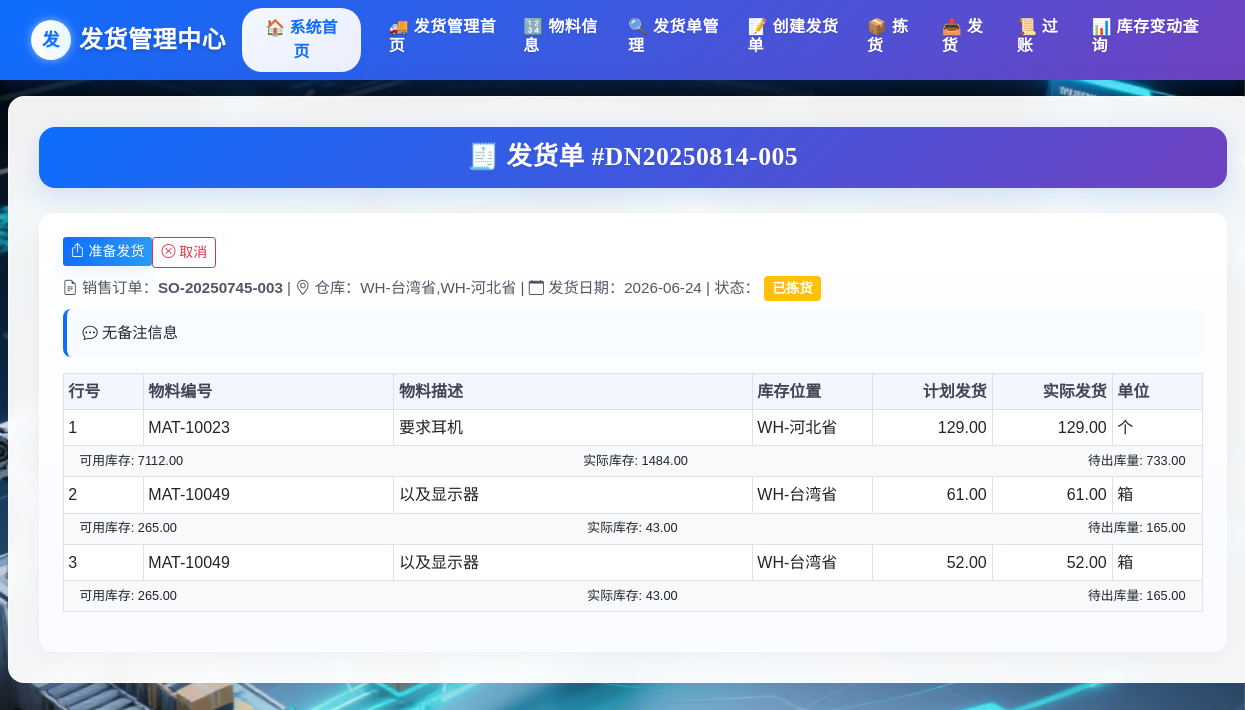
The app's page /delivery/detail/DN20250814-005 (signed in), older data.
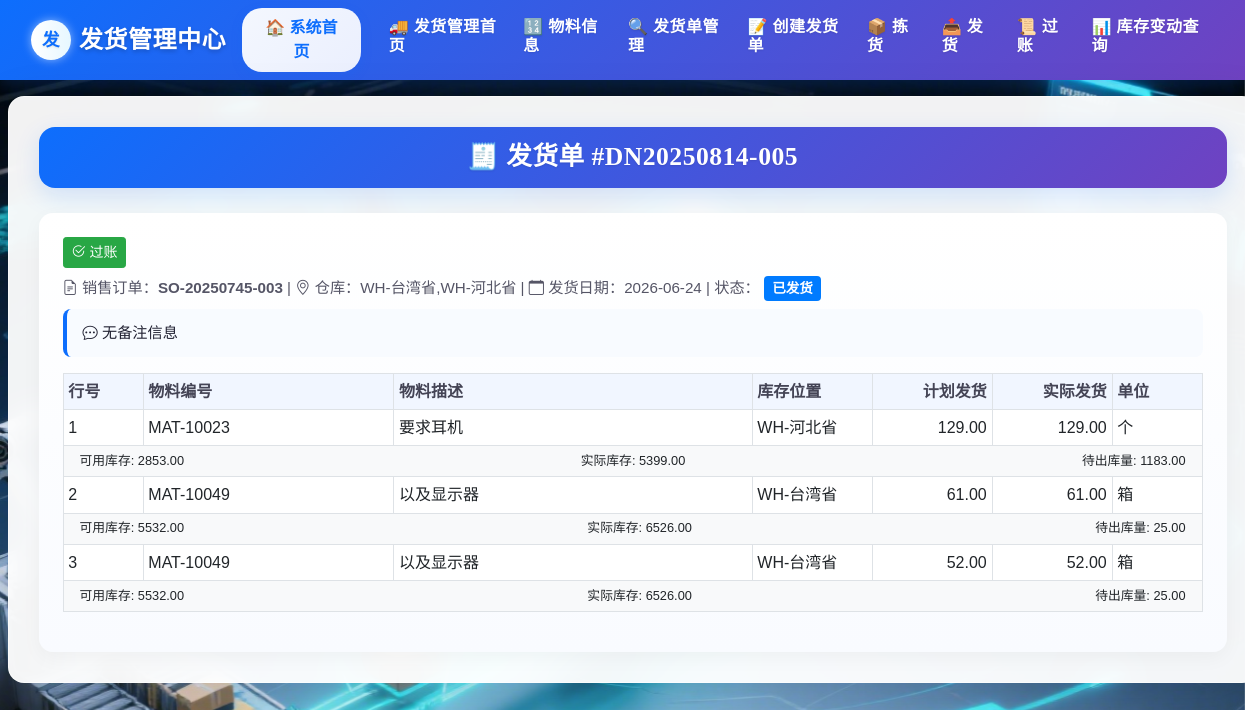
The same page, newer data.
### delivery/models.py (models this page shows, shortened)
class DeliveryNote(db.Model):
    __tablename__ = 'DeliveryNote'
    delivery_note_id = db.Column(db.String(255), primary_key=True)
    picking_task_id = db.Column(db.String(255), db.ForeignKey('PickingTask.task_id'), nullable=False)
    sales_order_id = db.Column(db.String(255), db.ForeignKey('SalesOrder.sales_order_id'), nullable=False)
    delivery_date = db.Column(db.DateTime, nullable=False)
    warehouse_code = db.Column(db.String(255), nullable=False)
    status = db.Column(db.Enum(
        '已创建',
        '已拣货',
        '已发货',
        '已过账',
        '已取消'
    ), default='已创建', nullable=False)
    posted_by = db.Column(db.String(255))
    posted_at = db.Column(db.DateTime)
    created_by = db.Column(db.String(255))
    remarks = db.Column(db.Text)
    items = db.relationship('DeliveryItem', backref='delivery_note', cascade='all, delete-orphan', lazy=True)
    sales_order = db.relationship('SalesOrder', backref='delivery_notes')
    picking_task = db.relationship('PickingTask', backref='delivery_note')
    VALID_TRANSITIONS = {
    '已创建': ['已拣货', '已取消'],
    '已拣货': ['已发货', '已取消'],
    '已发货': ['已过账'],
    '已过账': [],
    '已取消': []
    }

class DeliveryItem(db.Model):
    __tablename__ = 'DeliveryItem'
    delivery_note_id = db.Column(db.String(255), db.ForeignKey('DeliveryNote.delivery_note_id'), primary_key=True)
    item_no = db.Column(db.Integer, primary_key=True)
    sales_order_item_no = db.Column(db.Integer, nullable=False)
    material_id = db.Column(db.String(255), db.ForeignKey('Inventory.material_id'), nullable=False)
    planned_delivery_quantity = db.Column(db.Numeric(18, 4))
    actual_delivery_quantity = db.Column(db.Numeric(18, 4))
    unit = db.Column(db.String(50))
    material = db.relationship('Inventory')

class Inventory(db.Model):
    __tablename__ = 'Inventory'
    material_id = db.Column(db.String(255), primary_key=True, comment='物料编号')
    description = db.Column(db.String(255), nullable=False, comment='物料描述')
    base_unit = db.Column(db.String(255), nullable=False, comment='基本计量单位')
    storage_location = db.Column(db.String(255), nullable=False, comment='存储位置')
    available_stock = db.Column(db.Numeric(18, 4), nullable=False, server_default=text('0'), comment='可用库存数量')
    physical_stock  = db.Column(db.Numeric(18, 4), nullable=False, server_default=text('0'), comment='账面总库存')
    allocated_stock = db.Column(db.Numeric(18, 4), nullable=False, server_default=text('0'), comment='已分配库存')
    pending_outbound= db.Column(db.Numeric(18, 4), nullable=False, server_default=text('0'), comment='待出库量')

### delivery/views.py (the view)
@delivery_bp.route('/detail/<delivery_id>')
@login_required
def delivery_detail(delivery_id):
    delivery = DeliveryNote.query.get_or_404(delivery_id)
    return render_template('delivery/delivery_detail.html', delivery=delivery)

### app.py (called while the page is built)
@login_manager.user_loader
def load_user(user_id):
    return User.query.get(user_id)

### templates/delivery/delivery_detail.html (shortened to what this page needs)
{% extends 'delivery/base.html' %}
{% block content %}
<div class="form-title-container">
    <h1 class="form-title">
      🧾 发货单 #{{ delivery.delivery_note_id }}
    </h1>
  </div>
<div class="card-detail">
  <div class="d-flex justify-content-between align-items-center mb-2">
  <div class="btn-toolbar">
      {% if delivery.status == '已创建' %}
        <a href="{{ url_for('delivery.edit_delivery', delivery_id=delivery.delivery_note_id) }}" class="btn btn-outline-secondary btn-sm"><i class="bi bi-pencil"></i>编辑发货单</a>
        <a href="{{ url_for('delivery.picking_task_detail', task_id=delivery.picking_task_id) }}" class="btn btn-warning btn-sm"><i class="bi bi-box-seam"></i> 拣货任务详情</a>
        <a href="{{ url_for('delivery.cancel_delivery', delivery_id=delivery.delivery_note_id) }}" class="btn btn-outline-danger btn-sm"><i class="bi bi-x-circle"></i>取消发货单</a>
      {% elif delivery.status == '已拣货' %}
        <form action="{{ url_for('delivery.shipment', delivery_id=delivery.delivery_note_id) }}" method="POST" style="display: inline;">
          <button type="submit" class="btn btn-primary btn-sm"><i class="bi bi-box-arrow-up"></i> 准备发货</button>
        </form>
        <a href="{{ url_for('delivery.cancel_delivery', delivery_id=delivery.delivery_note_id) }}" class="btn btn-outline-danger btn-sm"><i class="bi bi-x-circle"></i> 取消</a>
      {% elif delivery.status == '已发货' %}
      <a href="{{ url_for('delivery.post_delivery', delivery_id=delivery.delivery_note_id) }}" class="btn btn-success btn-sm">
        <i class="bi bi-check2-circle"></i> 过账
      </a>
      {% endif %}
    </div>
  </div>
  <div class="delivery-meta">
    <span><i class="bi bi-file-earmark-text"></i> 销售订单：<strong>{{ delivery.sales_order_id }}</strong></span> |
    <span><i class="bi bi-geo-alt"></i> 仓库：{{ delivery.warehouse_code }}</span> |
    <span><i class="bi bi-calendar"></i> 发货日期：{{ delivery.delivery_date.strftime('%Y-%m-%d') }}</span> |
    <span>状态：
      {% if delivery.status == '已过账' or delivery.status == '已完成' %}
        <span class="badge bg-success">{{ delivery.status }}</span>
      {% elif delivery.status == '已创建' %}
        <span class="badge bg-primary">已创建</span>
      {% elif delivery.status == '待拣货' %}
        <span class="badge bg-info">待拣货</span>
      {% elif delivery.status == '已拣货' %}
        <span class="badge bg-warning">已拣货</span>
      {% elif delivery.status == '待发货' %}
        <span class="badge bg-info">待发货</span>
      {% elif delivery.status == '已发货' %}
        <span class="badge bg-primary">已发货</span>
      {% elif delivery.status == '已取消' %}
        <span class="badge bg-secondary">已取消</span>
      {% else %}
        <span class="badge bg-secondary">{{ delivery.status }}</span>
      {% endif %}
    </span>
  </div>
  <div class="delivery-remarks">
    <i class="bi bi-chat-dots"></i> {{ delivery.remarks or '无备注信息' }}
  </div>
  <div class="table-responsive">
    <table class="table table-sm table-bordered">
      <thead>
        <tr>
          <th style="width:80px">行号</th>
          <th style="min-width:140px">物料编号</th>
          <th style="min-width:200px">物料描述</th>
          <th style="width:120px">库存位置</th>
          <th style="width:120px" class="text-end">计划发货</th>
          <th style="width:120px" class="text-end">实际发货</th>
          <th style="width:90px">单位</th>
        </tr>
      </thead>
      <tbody>
        {% for l in delivery.items %}
        {% set material = l.material %}
        <tr>
          <td>{{ l.item_no }}</td>
          <td>{{ l.material_id }}</td>
          <td>{{ material.description if material else '' }}</td>
          <td>{{ material.storage_location if material else '未知' }}</td>
          <td class="text-end">{{ "%.2f"|format(l.planned_delivery_quantity or 0) }}</td>
          <td class="text-end">{{ "%.2f"|format(l.actual_delivery_quantity or 0) }}</td>
          <td>{{ material.base_unit if material else l.unit }}</td>
        </tr>
        {% if material %}
        <tr>
          <td colspan="7" style="padding: 0.3rem 1rem; background-color: #f8f9fa;">
            <div class="d-flex justify-content-between">
              <small>可用库存: {{ "%.2f"|format(material.available_stock or 0) }}</small>
              <small>实际库存: {{ "%.2f"|format(material.physical_stock or 0) }}</small>
              <small>待出库量: {{ "%.2f"|format(material.pending_outbound or 0) }}</small>
            </div>
          </td>
        </tr>
        {% endif %}
        {% endfor %}
      </tbody>
    </table>
  </div>
</div>
{% endblock %}

### templates/delivery/base.html (shortened to what this page needs)
<!doctype html>
<html lang="zh-CN">
  <head>
    <link href="https://cdn.jsdelivr.net/npm/bootstrap@5.3.0/dist/css/bootstrap.min.css" rel="stylesheet">
    <link href="https://cdn.jsdelivr.net/npm/bootstrap-icons@1.10.0/font/bootstrap-icons.css" rel="stylesheet">
    <link rel="stylesheet" href="{{ url_for('static', filename='delivery/delivery_styles.css') }}">
    <link rel="stylesheet" href="https://cdn.staticfile.org/twitter-bootstrap/4.3.1/css/bootstrap.min.css">
  </head>
  <body>
    <nav class="navbar navbar-expand-lg" style="background: linear-gradient(135deg, #0d6efd, #6f42c1); box-shadow: 0 4px 20px rgba(13, 110, 253, 0.25);">
      <div class="container-fluid">
        <div class="d-flex align-items-center">
          <a class="navbar-brand text-white d-flex align-items-center gap-2" >
            <span class="rounded-circle d-inline-flex justify-content-center align-items-center" style="width:40px;height:40px;background:linear-gradient(90deg, #ffffff, #e6f7ff); color:#0d6efd; font-weight:800; box-shadow: 0 0 10px rgba(255,255,255,0.5)">发</span>
            <div class="d-none d-md-block">
              <div style="font-size:1.5rem; font-weight:600; text-shadow: 0 2px 4px rgba(0,0,0,0.2)">发货管理中心</div>
            </div>
          </a>
        </div>
          <a class="btn btn-home-return me-3" href="{{ url_for('auth.dashboard') }}">
            🏠 系统首页
          </a>
        <div class="collapse navbar-collapse" id="navbarNav">
          <ul class="navbar-nav">
            <li class="nav-item mx-1">
              <a class="nav-link text-white fw-medium position-relative" href="{{ url_for('delivery.delivery_home') }}" style="transition: all 0.3s; color: white !important;">
                <h6>🚚 发货管理首页</h6>
              </a>
            </li>
            <li class="nav-item mx-1">
              <a class="nav-link text-white fw-medium position-relative" href="{{ url_for('delivery.inventory_detail') }}" style="transition: all 0.3s; color: white !important;">
                <h6>🔢 物料信息</h6>
              </a>
            </li>
              <li class="nav-item mx-1">
              <a class="nav-link text-white fw-medium position-relative" href="{{ url_for('delivery.delivery_list') }}" style="transition: all 0.3s; color: white !important;">
                <h6>🔍 发货单管理</h6>
              </a>
            </li>
            <li class="nav-item mx-1">
              <a class="nav-link text-white fw-medium position-relative" href="{{ url_for('delivery.create_delivery') }}" style="transition: all 0.3s; color: white !important;">
                <h6>📝 创建发货单</h6>
              </a>
            </li>
            <li class="nav-item mx-1">
              <a class="nav-link text-white fw-medium position-relative" href="{{ url_for('delivery.picking_task_list') }}" style="transition: all 0.3s; color: white !important;">
                <h6>📦 拣货</h6>
              </a>
            </li>
            <li class="nav-item mx-1">
              <a class="nav-link text-white fw-medium position-relative" href="{{ url_for('delivery.shipment_list')}}" style="transition: all 0.3s; color: white !important;">
                <h6>📤 发货</h6>
              </a>
            </li>
            <li class="nav-item mx-1">
              <a class="nav-link text-white fw-medium position-relative" href="{{ url_for('delivery.post_list' )}}" style="transition: all 0.3s; color: white !important;">
                <h6>📜 过账</h6>
              </a>
            </li>
            <li class="nav-item mx-1">
              <a class="nav-link text-white fw-medium position-relative" href="{{ url_for('delivery.inventory_movement' )}}" style="transition: all 0.3s; color: white !important;">
                <h6>📊 库存变动查询</h6>
              </a>
            </li>
          </ul>
        </div>
      </div>
    </nav>
    <div class="container">
      <div class="content-card">
        {% block content %}{% endblock %}
      </div>
    </div>
  </body>
</html>

### templates/delivery/base.html (style rules this page uses)
:root { --brand-1: #0d6efd; --brand-2: #2b9af3; --muted: #6c757d; --card-radius: 16px; --glass: rgba(255,255,255,0.85); --bg-gradient: linear-gradient(120deg, #f7fbff 0%, #eef6ff 50%, #f4fbff 100%); --font-heading: 'Noto Serif SC', serif; --font-body: 'Noto Sans SC', sans-serif; --gold: #ffd700; --silver: #c0c0c0; }
body::after { content: ""; position: absolute; top: 0; left: 0; width: 100%; height: 100%; background-image: radial-gradient(rgba(0,0,0,0.03) 1px, transparent 1px); background-size: 20px 20px; z-index: -2; opacity: 0.3; }
html, body { height: 100%; font-family: var(--font-body); color: #223; -webkit-font-smoothing: antialiased; margin: 0; background: url('/static/deliverypages_background.png') center/cover no-repeat fixed; position: relative; line-height: 1.6; }
body::before { content: ""; position: absolute; top: 0; left: 0; width: 100%; height: 100%; background: rgba(255, 255, 255, 0.92); backdrop-filter: blur(5px); z-index: -1; }
h1, h2, h3, h4, h5, h6, .navbar-brand, .nav-link { font-family: var(--font-heading); font-weight: 600; letter-spacing: 0.5px; text-shadow: 0 1px 2px rgba(0,0,0,0.1); }
.navbar .nav-link { font-weight: 600; letter-spacing: 0.8px; text-transform: uppercase; font-size: 0.95rem; }
.navbar-brand { font-size: 1.2rem; letter-spacing: 1px; }
.navbar { box-shadow: 0 6px 18px rgba(35,63,109,0.06); transition: all 0.3s ease; }
.navbar-brand { font-weight: 700; font-size: 1.1rem; letter-spacing: 0.5px; transition: color 0.3s ease; }
.nav-link { color: rgba(34,34,34,0.75) !important; transition: color 0.3s ease; }
.content-card { background-color: rgba(255, 255, 255, 0.95); backdrop-filter: blur(12px); border: 1px solid rgba(255,255,255,0.6); border-radius: var(--card-radius); padding: 30px; box-shadow: 0 15px 50px rgba(23,43,77,0.18); transition: all 0.3s ease; width: 1250px; margin-left: -60px; }
.table thead th { border-bottom: 0; color: #445; font-weight: 600; }
.table tbody tr { transition: transform 0.12s ease, box-shadow 0.12s ease; }
.btn, .nav-link, .table tbody tr { transition: all 0.3s ease; }
.form-title-container { background: linear-gradient(135deg, #0d6efd, #6f42c1); border-radius: 16px; padding: 15px 25px; margin-bottom: 25px; text-align: center; box-shadow: 0 8px 24px rgba(13, 110, 253, 0.15); }
.form-title { color: white; font-weight: 700; font-size: 1.6rem; margin: 0; display: flex; align-items: center; justify-content: center; gap: 15px; }
.btn-home-return { border-radius: 20px; background: linear-gradient(135deg, rgba(255, 255, 255, 0.95), rgba(245, 247, 255, 0.95)); border: none; color: #0d6efd; font-weight: 600; padding: 0.5rem 1.2rem; box-shadow: 0 4px 12px rgba(13, 110, 253, 0.15); transition: all 0.3s ease; display: inline-flex; align-items: center; position: relative; overflow: hidden; }
.btn-home-return::before { content: ''; position: absolute; top: 0; left: 0; width: 100%; height: 100%; background: linear-gradient(135deg, rgba(13, 110, 253, 0.1), rgba(111, 66, 193, 0.1)); opacity: 0; transition: opacity 0.3s ease; }

### templates/delivery/delivery_detail.html (style rules this page uses)
.card-detail { border-radius: 14px; background: linear-gradient(180deg, #ffffff, #f9fbff); box-shadow: 0 6px 20px rgba(34, 34, 34, 0.04); padding: 24px; margin-top: 1rem; }
.delivery-meta { font-size: 0.95rem; color: #556; margin-bottom: 0.5rem; }
.delivery-meta .badge { font-size: 0.85rem; padding: 0.4em 0.6em; }
.delivery-remarks { background-color: #f8fbff; border-left: 4px solid var(--brand-1); padding: 0.75rem 1rem; border-radius: 8px; font-size: 0.95rem; color: #223; margin-bottom: 1rem; }
.table th { background-color: #f1f6ff; font-weight: 600; color: #334; border-bottom: 1px solid rgba(34, 34, 34, 0.08); }
.table td { vertical-align: middle; }
.table tbody tr:nth-child(odd) { background-color: #fcfcfe; }
.btn-toolbar a { margin-right: 0.5rem; }

Row changes from the older to the newer data that the page shows:
changed DeliveryNote "DN20250814-005": status "已拣货" → "已发货" (drawn)
changed Inventory "要求耳机": available_stock "7112.00" → "2853.00"; physical_stock "1484.00" → "5399.00"; pending_outbound "733.00" → "1183.00"
changed Inventory "以及显示器": available_stock "265.00" → "5532.00"; physical_stock "43.00" → "6526.00"; pending_outbound "165.00" → "25.00"
Text that changed along with them:
text no longer shown: "准备发货 取消 已拣货"
text now shown: "过账 已发货"
